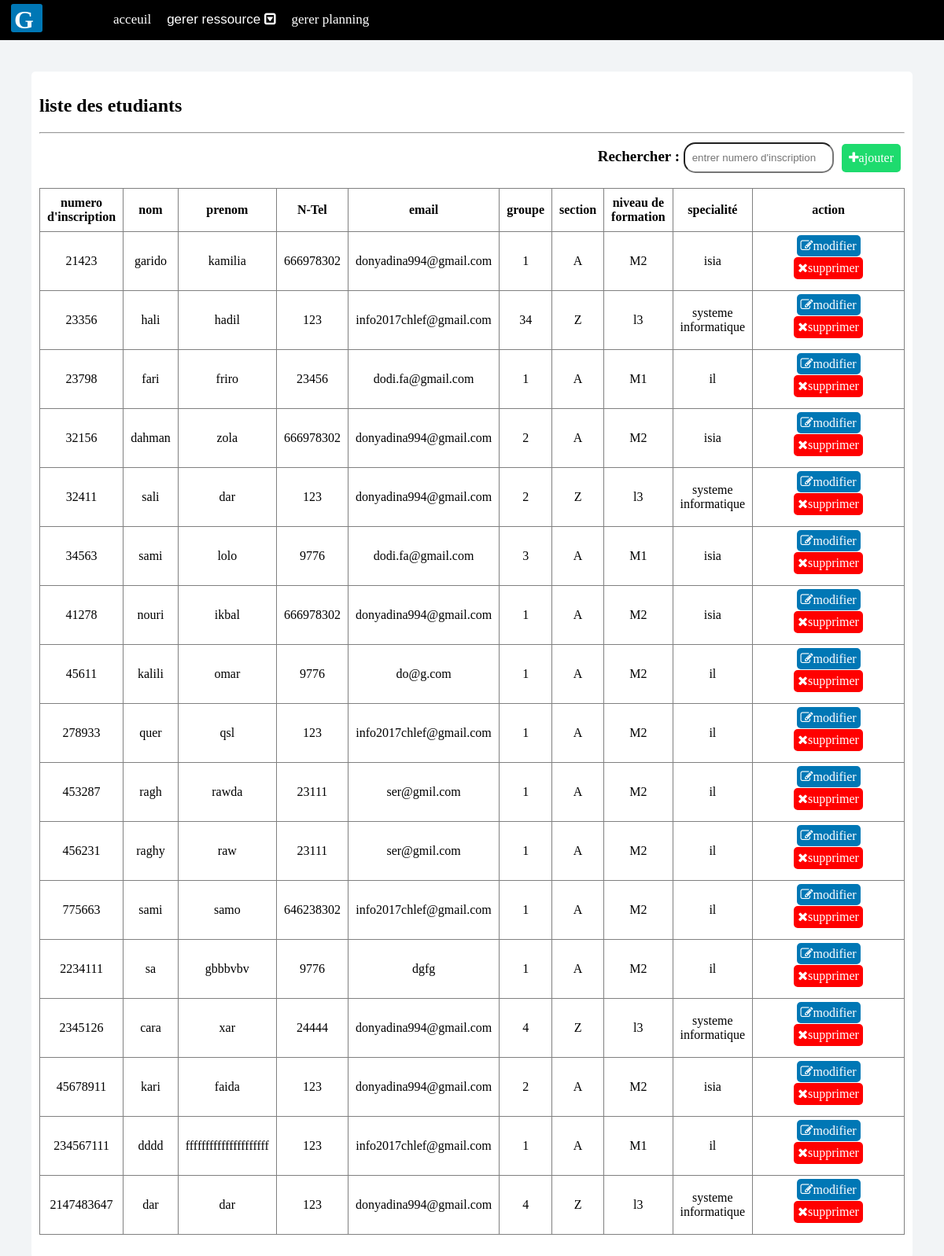
Screenshot of /crud.php with the database file from the repository.
### tables this page shows
CREATE TABLE `etudiant` (
  `num_ins` int(11) NOT NULL,
  `nome` varchar(45) NOT NULL,
  `prenome` varchar(45) NOT NULL,
  `N_Tele` int(11) NOT NULL,
  `emaile` varchar(100) NOT NULL,
  `idG` int(11) DEFAULT NULL,
  `id_l` int(11) DEFAULT NULL,
  `identifiant` char(7) DEFAULT NULL
);

CREATE TABLE `groupe` (
  `idG` int(11) NOT NULL,
  `nomG` int(11) NOT NULL,
  `id_section` int(11) NOT NULL
);

CREATE TABLE `section` (
  `id_section` int(11) NOT NULL,
  `nom_section` varchar(1) NOT NULL,
  `id_n` int(11) DEFAULT NULL
);

CREATE TABLE `niveau_de_formation` (
  `id_n` int(11) NOT NULL,
  `nom_n` enum('l3','l2','M1','M2') NOT NULL,
  `specialité` varchar(45) NOT NULL
);

### crud.php (the view, shortened to what this page needs)
<!DOCTYPE html>
<html>
<head>
	<link rel="stylesheet" type="text/css" href="pA.css">
	<link rel="stylesheet" href="https://maxcdn.bootstrapcdn.com/font-awesome/4.7.0/css/font-awesome.min.css">
</head>
<body>
 <?php require_once 'dash.php'; ?>
 <div class="io">
	 <h2>liste des etudiants</h2>
	 <hr>
	 <div class="df">
	 	<label>Rechercher : </label>
	 	 <input type="text" id="myInput" onkeyup="myFunction()" placeholder=" entrer numero d'inscription ">
	      <a href="addstudent.php" id="rsw"><i class="fa fa-plus"></i>ajouter</a>
	 </div>
	 <table border="1" id="myTable">
	 	<tr>
	 		<th>numero d'inscription</th>
	 		<th>nom</th>
	 		<th>prenom</th>
	 		<th>N-Tel</th>
	 		<th>email</th>
	 		<th>groupe</th>
	 		<th>section</th>
	 		<th>niveau de formation</th>
	 		<th>specialité</th>
					<th id="at">action</th>
	 	</tr>
	 	 <?php
	   require_once 'model.php';
	   $q=$bd->query("select * from etudiant");
	   while ($t=$q->fetch()){
	   ?>
	   	<tr>
	 		<td><?php echo $t['num_ins'];?></td>
	 		<td><?php echo $t['nome'];?></td>
	 		<td><?php echo $t['prenome'];?></td>
	 		<td><?php echo $t['N_Tele'];?></td>
	 		<td><?php echo $t['emaile'];?></td>
	 		<td><?php $c=$bd->query("select nomG,id_section from groupe where idG=".$t['idG']);
	 		$v=$c->fetch();
	 		 echo $v['nomG'];?></td>
	 		 <td><?php $f=$bd->query("select nom_section,id_n from section where id_section=".$v['id_section']);
	 		$h=$f->fetch();
	 		 echo $h['nom_section'];?></td>
	 		  <td><?php $j=$bd->query("select nom_n,specialité from niveau_de_formation where id_n=".$h['id_n']);
	 		$l=$j->fetch();
	 		 echo $l['nom_n'];?></td>
	 		  <td><?php
	 		 echo $l['specialité'];?></td>
	 		<td><a id="ml" href="modifier.php?e=<?php echo $t['num_ins']; ?>&n=<?php
	 		 echo $l['nom_n'];?>&se=<?php
	 		 echo $l['specialité'];?>&id=<?php echo $h['id_n'];?>"><i class="fa fa-edit"></i>modifier</a>
			 <button id="s" type="button" onclick="delete_r('delete.php?id=',<?php echo $t['num_ins'];?>)"><i class="fa fa-times"></i>supprimer</button></td>
	 	</tr>
	 <?php } ?>
	 </table>
 </div>
</body>
</html>

### pA.css (style rules this page uses)
table { margin-top: 40px; width: 100%; text-align: center; border-collapse: collapse; }
th,td { padding: 9px; }
#at { width: 200px; }
#s { background-color: red; border: none; }
#ml { background-color: #0077b5; }
#rsw { background-color: #1edb6e; padding: 9px; float: right; }
.df > label { font-weight: bold; font-size: 19px; margin:10px 5px 0 0; }
.df > input { padding: 5px; height: 25px; margin:3px 5px 0 0; border-radius: 15px; }
.df { margin-bottom: 15px; float: right; display: flex; }
.io a,.io button { border-radius: 5px; text-decoration: none; color: white; padding: 5px; font-size: 16px; font-family: 'Crimson Text', serif; margin: 5px; }
.io { color: black; background-color: white; padding: 10px; padding-bottom: 30px; margin: 40px; border-radius: 5px; }

### h.css (style rules this page uses)
body { color: white; margin: 0; background-image: linear-gradient(rgb(0,0,0),rgba(0,0,0,0.6), rgb(0,0,0)) ,url("Capture.JPG"); background-size: cover; }
html { width: 100%; height: 100%; }

### o.css (style rules this page uses)
body { margin: 0; background-color: #f2f4f6; background-image: none; }

### rows the page displays
etudiant: num_ins "21423", nome "garido", prenome "kamilia", N_Tele "666978302", emaile "donyadina994@gmail.com", idG.nomG "1", section.nom_section "A", niveau_de_formation.nom_n "M2", niveau_de_formation.specialité "isia"
etudiant: num_ins "23356", nome "hali", prenome "hadil", N_Tele "123", emaile "info2017chlef@gmail.com", idG.nomG "34", section.nom_section "Z", niveau_de_formation.nom_n "l3", niveau_de_formation.specialité "systeme informatique"
etudiant: num_ins "23798", nome "fari", prenome "friro", N_Tele "23456", emaile "dodi.fa@gmail.com", idG.nomG "1", section.nom_section "A", niveau_de_formation.nom_n "M1", niveau_de_formation.specialité "il"
etudiant: num_ins "32156", nome "dahman", prenome "zola", N_Tele "666978302", emaile "donyadina994@gmail.com", idG.nomG "2", section.nom_section "A", niveau_de_formation.nom_n "M2", niveau_de_formation.specialité "isia"
etudiant: num_ins "32411", nome "sali", prenome "dar", N_Tele "123", emaile "donyadina994@gmail.com", idG.nomG "2", section.nom_section "Z", niveau_de_formation.nom_n "l3", niveau_de_formation.specialité "systeme informatique"
etudiant: num_ins "34563", nome "sami", prenome "lolo", N_Tele "9776", emaile "dodi.fa@gmail.com", idG.nomG "3", section.nom_section "A", niveau_de_formation.nom_n "M1", niveau_de_formation.specialité "isia"
etudiant: num_ins "41278", nome "nouri", prenome "ikbal", N_Tele "666978302", emaile "donyadina994@gmail.com", idG.nomG "1", section.nom_section "A", niveau_de_formation.nom_n "M2", niveau_de_formation.specialité "isia"
etudiant: num_ins "45611", nome "kalili", prenome "omar", N_Tele "9776", emaile "do@g.com", idG.nomG "1", section.nom_section "A", niveau_de_formation.nom_n "M2", niveau_de_formation.specialité "il"
etudiant: num_ins "278933", nome "quer", prenome "qsl", N_Tele "123", emaile "info2017chlef@gmail.com", idG.nomG "1", section.nom_section "A", niveau_de_formation.nom_n "M2", niveau_de_formation.specialité "il"
etudiant: num_ins "453287", nome "ragh", prenome "rawda", N_Tele "23111", emaile "ser@gmil.com", idG.nomG "1", section.nom_section "A", niveau_de_formation.nom_n "M2", niveau_de_formation.specialité "il"
etudiant: num_ins "456231", nome "raghy", prenome "raw", N_Tele "23111", emaile "ser@gmil.com", idG.nomG "1", section.nom_section "A", niveau_de_formation.nom_n "M2", niveau_de_formation.specialité "il"
etudiant: num_ins "775663", nome "sami", prenome "samo", N_Tele "646238302", emaile "info2017chlef@gmail.com", idG.nomG "1", section.nom_section "A", niveau_de_formation.nom_n "M2", niveau_de_formation.specialité "il"
etudiant: num_ins "2234111", nome "sa", prenome "gbbbvbv", N_Tele "9776", emaile "dgfg", idG.nomG "1", section.nom_section "A", niveau_de_formation.nom_n "M2", niveau_de_formation.specialité "il"
etudiant: num_ins "2345126", nome "cara", prenome "xar", N_Tele "24444", emaile "donyadina994@gmail.com", idG.nomG "4", section.nom_section "Z", niveau_de_formation.nom_n "l3", niveau_de_formation.specialité "systeme informatique"
etudiant: num_ins "45678911", nome "kari", prenome "faida", N_Tele "123", emaile "donyadina994@gmail.com", idG.nomG "2", section.nom_section "A", niveau_de_formation.nom_n "M2", niveau_de_formation.specialité "isia"
etudiant: num_ins "234567111", nome "dddd", prenome "fffffffffffffffffffff", N_Tele "123", emaile "info2017chlef@gmail.com", idG.nomG "1", section.nom_section "A", niveau_de_formation.nom_n "M1", niveau_de_formation.specialité "il"
etudiant: num_ins "2147483647", nome "dar", prenome "dar", N_Tele "123", emaile "donyadina994@gmail.com", idG.nomG "4", section.nom_section "Z", niveau_de_formation.nom_n "l3", niveau_de_formation.specialité "systeme informatique"
